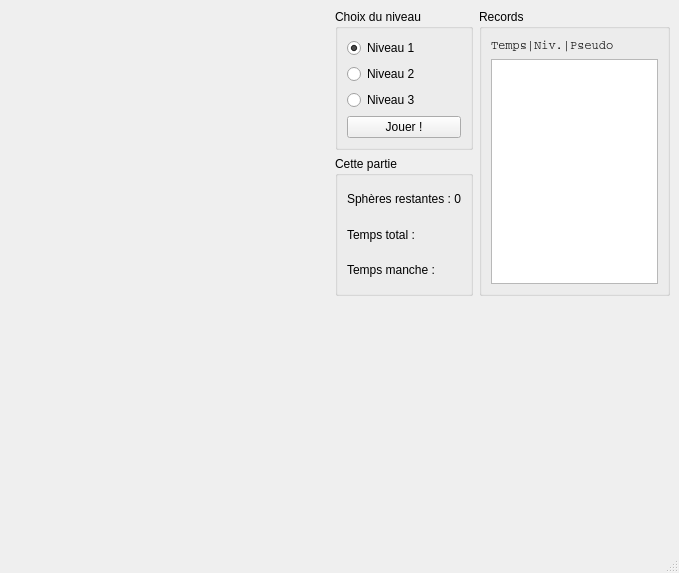
<?xml version="1.0" encoding="UTF-8"?>
<ui version="4.0">
 <class>MainWindow</class>
 <widget class="QMainWindow" name="MainWindow">
  <property name="geometry">
   <rect>
    <x>0</x>
    <y>0</y>
    <width>679</width>
    <height>573</height>
   </rect>
  </property>
  <property name="windowTitle">
   <string>MainWindow</string>
  </property>
  <widget class="QWidget" name="centralwidget">
   <layout class="QVBoxLayout" name="verticalLayout_4">
    <item>
     <layout class="QVBoxLayout" name="verticalLayout_3">
      <item>
       <layout class="QHBoxLayout" name="horizontalLayout_3">
        <item>
         <layout class="QVBoxLayout" name="verticalLayout_2">
          <item>
           <widget class="SimpleFlow" name="label">
            <property name="minimumSize">
             <size>
              <width>320</width>
              <height>240</height>
             </size>
            </property>
            <property name="autoFillBackground">
             <bool>true</bool>
            </property>
            <property name="text">
             <string/>
            </property>
           </widget>
          </item>
         </layout>
        </item>
        <item>
         <layout class="QHBoxLayout" name="horizontalLayout_2">
          <item>
           <layout class="QVBoxLayout" name="verticalLayout">
            <item>
             <widget class="QGroupBox" name="verticalGroupBox_2">
              <property name="title">
               <string>Choix du niveau</string>
              </property>
              <layout class="QVBoxLayout" name="verticalLayout_5">
               <item>
                <widget class="QRadioButton" name="radioButton_Level1">
                 <property name="text">
                  <string>Niveau 1</string>
                 </property>
                 <property name="checked">
                  <bool>true</bool>
                 </property>
                </widget>
               </item>
               <item>
                <widget class="QRadioButton" name="radioButton_Level2">
                 <property name="text">
                  <string>Niveau 2</string>
                 </property>
                </widget>
               </item>
               <item>
                <widget class="QRadioButton" name="radioButton_Level3">
                 <property name="text">
                  <string>Niveau 3</string>
                 </property>
                </widget>
               </item>
               <item>
                <widget class="QPushButton" name="pushButton_restart">
                 <property name="text">
                  <string>Jouer !</string>
                 </property>
                </widget>
               </item>
              </layout>
             </widget>
            </item>
            <item>
             <widget class="QGroupBox" name="verticalGroupBox_2">
              <property name="title">
               <string>Cette partie</string>
              </property>
              <layout class="QVBoxLayout" name="verticalLayout_6">
               <item>
                <widget class="QLabel" name="label_spheresRestantes">
                 <property name="text">
                  <string>&lt;html&gt;&lt;head/&gt;&lt;body&gt;&lt;p&gt;Sphères restantes : 0&lt;/p&gt;&lt;/body&gt;&lt;/html&gt;</string>
                 </property>
                </widget>
               </item>
               <item>
                <widget class="QLabel" name="label_tempsTotal">
                 <property name="text">
                  <string>Temps total :</string>
                 </property>
                </widget>
               </item>
               <item>
                <widget class="QLabel" name="label_currentsphere">
                 <property name="text">
                  <string>Temps manche :</string>
                 </property>
                </widget>
               </item>
              </layout>
             </widget>
            </item>
           </layout>
          </item>
          <item>
           <widget class="QGroupBox" name="verticalGroupBox">
            <property name="title">
             <string>Records</string>
            </property>
            <layout class="QVBoxLayout" name="verticalLayout_7">
             <item>
              <widget class="QLabel" name="labelHeader">
               <property name="font">
                <font>
                 <family>Courier</family>
                </font>
               </property>
               <property name="text">
                <string>Temps|Niv.|Pseudo </string>
               </property>
              </widget>
             </item>
             <item>
              <widget class="ListRecords" name="listView">
               <property name="font">
                <font>
                 <family>Courier</family>
                </font>
               </property>
               <property name="textElideMode">
                <enum>Qt::ElideRight</enum>
               </property>
              </widget>
             </item>
            </layout>
           </widget>
          </item>
         </layout>
        </item>
       </layout>
      </item>
      <item>
       <widget class="MyGLWidget" name="widget" native="true">
        <property name="minimumSize">
         <size>
          <width>320</width>
          <height>240</height>
         </size>
        </property>
       </widget>
      </item>
     </layout>
    </item>
   </layout>
  </widget>
  <widget class="QMenuBar" name="menubar">
   <property name="geometry">
    <rect>
     <x>0</x>
     <y>0</y>
     <width>679</width>
     <height>20</height>
    </rect>
   </property>
  </widget>
  <widget class="QStatusBar" name="statusbar"/>
 </widget>
 <customwidgets>
  <customwidget>
   <class>SimpleFlow</class>
   <extends>QLabel</extends>
   <header>simpleflow.h</header>
  </customwidget>
  <customwidget>
   <class>MyGLWidget</class>
   <extends>QWidget</extends>
   <header>myglwidget.h</header>
   <container>1</container>
   <slots>
    <slot>setXRotation(int)</slot>
    <slot>setZRotation(int)</slot>
    <slot>setYRotation(int)</slot>
   </slots>
  </customwidget>
  <customwidget>
   <class>ListRecords</class>
   <extends>QListView</extends>
   <header>listrecords.h</header>
  </customwidget>
 </customwidgets>
 <resources/>
 <connections/>
</ui>
